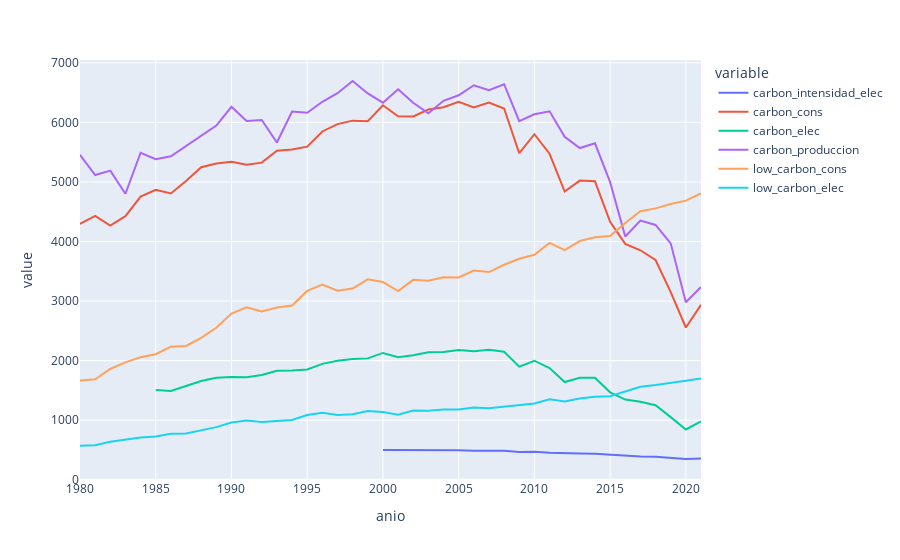

Notebook source saved alongside this figure:
### Code cell
plot_by_energy('carbon' ,'USA')

### Figure 1 — Plotly figure (JSON) as saved in the notebook; plotly's stock layout.template omitted (floating-point values rounded to 4 significant figures)
{"data": [{"hovertemplate": "variable=carbon_intensidad_elec<br>anio=%{x}<br>value=%{y}<extra></extra>", "legendgroup": "carbon_intensidad_elec", "line": {"color": "#636efa", "dash": "solid"}, "marker": {"symbol": "circle"}, "mode": "lines", "name": "carbon_intensidad_elec", "orientation": "v", "showlegend": true, "type": "scatter", "x": [1980, 1981, 1982, 1983, 1984, 1985, 1986, 1987, 1988, 1989, 1990, 1991, 1992, 1993, 1994, 1995, 1996, 1997, 1998, 1999, 2000, 2001, 2002, 2003, 2004, 2005, 2006, 2007, 2008, 2009, 2010, 2011, 2012, 2013, 2014, 2015, 2016, 2017, 2018, 2019, 2020, 2021], "xaxis": "x", "y": [null, null, null, null, null, null, null, null, null, null, null, null, null, null, null, null, null, null, null, null, 499.7, 500.9, 492.5, 497.4, 493.9, 495.2, 487.7, 490.7, 485.0, 464.8, 469.3, 453.6, 441.0, 440.7, 438.6, 420.4, 403.7, 392.5, 388.0, 370.2, 348.5, 357.2], "yaxis": "y"}, {"hovertemplate": "variable=carbon_cons<br>anio=%{x}<br>value=%{y}<extra></extra>", "legendgroup": "carbon_cons", "line": {"color": "#EF553B", "dash": "solid"}, "marker": {"symbol": "circle"}, "mode": "lines", "name": "carbon_cons", "orientation": "v", "showlegend": true, "type": "scatter", "x": [1980, 1981, 1982, 1983, 1984, 1985, 1986, 1987, 1988, 1989, 1990, 1991, 1992, 1993, 1994, 1995, 1996, 1997, 1998, 1999, 2000, 2001, 2002, 2003, 2004, 2005, 2006, 2007, 2008, 2009, 2010, 2011, 2012, 2013, 2014, 2015, 2016, 2017, 2018, 2019, 2020, 2021], "xaxis": "x", "y": [4294.0, 4429.0, 4266.0, 4425.0, 4753.0, 4866.0, 4806.0, 5014.0, 5247.0, 5309.0, 5338, 5288.0, 5324.0, 5522.0, 5543.0, 5593.0, 5847.0, 5971.0, 6029.0, 6020.0, 6287.0, 6101.0, 6098.0, 6215.0, 6255.0, 6347.0, 6250.0, 6334.0, 6233.0, 5482.0, 5801.0, 5473.0, 4838.0, 5022.0, 5011.0, 4329.0, 3961.0, 3853.0, 3689.0, 3150.0, 2556.0, 2937.0], "yaxis": "y"}, {"hovertemplate": "variable=carbon_elec<br>anio=%{x}<br>value=%{y}<extra></extra>", "legendgroup": "carbon_elec", "line": {"color": "#00cc96", "dash": "solid"}, "marker": {"symbol": "circle"}, "mode": "lines", "name": "carbon_elec", "orientation": "v", "showlegend": true, "type": "scatter", "x": [1980, 1981, 1982, 1983, 1984, 1985, 1986, 1987, 1988, 1989, 1990, 1991, 1992, 1993, 1994, 1995, 1996, 1997, 1998, 1999, 2000, 2001, 2002, 2003, 2004, 2005, 2006, 2007, 2008, 2009, 2010, 2011, 2012, 2013, 2014, 2015, 2016, 2017, 2018, 2019, 2020, 2021], "xaxis": "x", "y": [null, null, null, null, null, 1508.0, 1490.0, 1574.0, 1657.0, 1711.0, 1725.0, 1723.0, 1758.0, 1831.0, 1832.0, 1853.0, 1946.0, 1998.0, 2029.0, 2038.0, 2129.0, 2057.0, 2091.0, 2139.0, 2144.0, 2179.0, 2156.0, 2183.0, 2148.0, 1900.0, 1998.0, 1876.0, 1641.0, 1714.0, 1714.0, 1468.0, 1346.0, 1310.0, 1250.0, 1051.0, 844.3, 978.5], "yaxis": "y"}, {"hovertemplate": "variable=carbon_produccion<br>anio=%{x}<br>value=%{y}<extra></extra>", "legendgroup": "carbon_produccion", "line": {"color": "#ab63fa", "dash": "solid"}, "marker": {"symbol": "circle"}, "mode": "lines", "name": "carbon_produccion", "orientation": "v", "showlegend": true, "type": "scatter", "x": [1980, 1981, 1982, 1983, 1984, 1985, 1986, 1987, 1988, 1989, 1990, 1991, 1992, 1993, 1994, 1995, 1996, 1997, 1998, 1999, 2000, 2001, 2002, 2003, 2004, 2005, 2006, 2007, 2008, 2009, 2010, 2011, 2012, 2013, 2014, 2015, 2016, 2017, 2018, 2019, 2020, 2021], "xaxis": "x", "y": [5455.0, 5116.0, 5189.0, 4802.0, 5490.0, 5380.0, 5432.0, 5608.0, 5774.0, 5947.0, 6261.0, 6024.0, 6040.0, 5662.0, 6181.0, 6161.0, 6345.0, 6490.0, 6695.0, 6486.0, 6330.0, 6556.0, 6329.0, 6151.0, 6362.0, 6455.0, 6623.0, 6541.0, 6641.0, 6020.0, 6136.0, 6187.0, 5757.0, 5569.0, 5648.0, 4997.0, 4084.0, 4350.0, 4277.0, 3969.0, 2980.0, 3235.0], "yaxis": "y"}, {"hovertemplate": "variable=low_carbon_cons<br>anio=%{x}<br>value=%{y}<extra></extra>", "legendgroup": "low_carbon_cons", "line": {"color": "#FFA15A", "dash": "solid"}, "marker": {"symbol": "circle"}, "mode": "lines", "name": "low_carbon_cons", "orientation": "v", "showlegend": true, "type": "scatter", "x": [1980, 1981, 1982, 1983, 1984, 1985, 1986, 1987, 1988, 1989, 1990, 1991, 1992, 1993, 1994, 1995, 1996, 1997, 1998, 1999, 2000, 2001, 2002, 2003, 2004, 2005, 2006, 2007, 2008, 2009, 2010, 2011, 2012, 2013, 2014, 2015, 2016, 2017, 2018, 2019, 2020, 2021], "xaxis": "x", "y": [1667.0, 1688.0, 1860.0, 1972.0, 2058.0, 2108.0, 2235.0, 2247.0, 2381.0, 2551.0, 2791.0, 2896.0, 2824.0, 2892.0, 2926.0, 3170.0, 3278.0, 3174.0, 3210.0, 3365.0, 3321.0, 3168.0, 3356.0, 3340.0, 3398.0, 3397.0, 3512.0, 3487.0, 3610.0, 3710.0, 3778.0, 3976.0, 3856.0, 4008.0, 4069.0, 4091.0, 4310.0, 4509.0, 4556.0, 4630.0, 4686.0, 4809.0], "yaxis": "y"}, {"hovertemplate": "variable=low_carbon_elec<br>anio=%{x}<br>value=%{y}<extra></extra>", "legendgroup": "low_carbon_elec", "line": {"color": "#19d3f3", "dash": "solid"}, "marker": {"symbol": "circle"}, "mode": "lines", "name": "low_carbon_elec", "orientation": "v", "showlegend": true, "type": "scatter", "x": [1980, 1981, 1982, 1983, 1984, 1985, 1986, 1987, 1988, 1989, 1990, 1991, 1992, 1993, 1994, 1995, 1996, 1997, 1998, 1999, 2000, 2001, 2002, 2003, 2004, 2005, 2006, 2007, 2008, 2009, 2010, 2011, 2012, 2013, 2014, 2015, 2016, 2017, 2018, 2019, 2020, 2021], "xaxis": "x", "y": [573.0, 580.9, 639.6, 677.6, 708.1, 727.5, 771.5, 777.3, 825.5, 883.2, 960.1, 996.1, 970.9, 992.1, 1004.0, 1087.0, 1126.0, 1087.0, 1100.0, 1155.0, 1139.0, 1094.0, 1162.0, 1157.0, 1180.0, 1181.0, 1215.0, 1202.0, 1231.0, 1262.0, 1280.0, 1350.0, 1312.0, 1363.0, 1392.0, 1401.0, 1479.0, 1562.0, 1591.0, 1621.0, 1662.0, 1701.0], "yaxis": "y"}], "layout": {"legend": {"title": {"text": "variable"}, "tracegroupgap": 0}, "margin": {"t": 60}, "xaxis": {"anchor": "y", "domain": [0, 1], "title": {"text": "anio"}}, "yaxis": {"anchor": "x", "domain": [0, 1], "title": {"text": "value"}}}}
